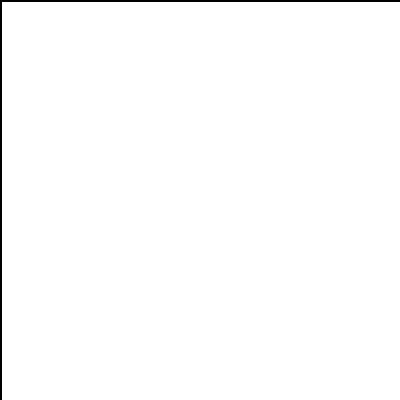
Frame 1 (no input)
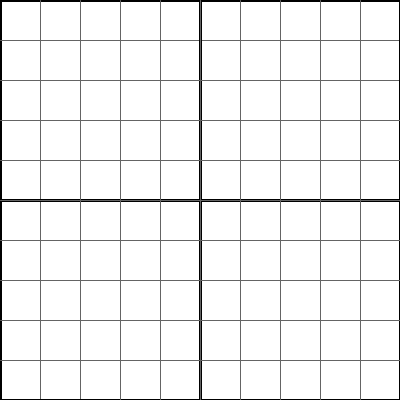
Frame 60 (the mouse pressed at the canvas centre just before this capture)
Frame 120 (the mouse held since frame 60 and released just before this capture): identical to frame 60, image omitted

The Processing sketch that drew these frames (run headless with seeded random() and noise(); from frame 60 on, the mouse is pressed at the canvas centre):

// Processing sketch: Squared
// ── Squared.pde
int x = 0;
int y = 0;
int x2 = 0;
int y2 = 0;

void setup(){
  size(400,400);
  background(255);
}

void draw(){
  stroke(100,100,100);
  strokeWeight(1);
  line(x,0,x,height);
  x = x + 40;
  
  line(0,y,width,y);
  y = y +40;
  
  stroke(0,0,0);
  strokeWeight(3);
  line(x2,0,x2,height);
  x2 = x2 + 200;
  
  line(0,y2,width,y2);
  y2 = y2 + 200;
}
